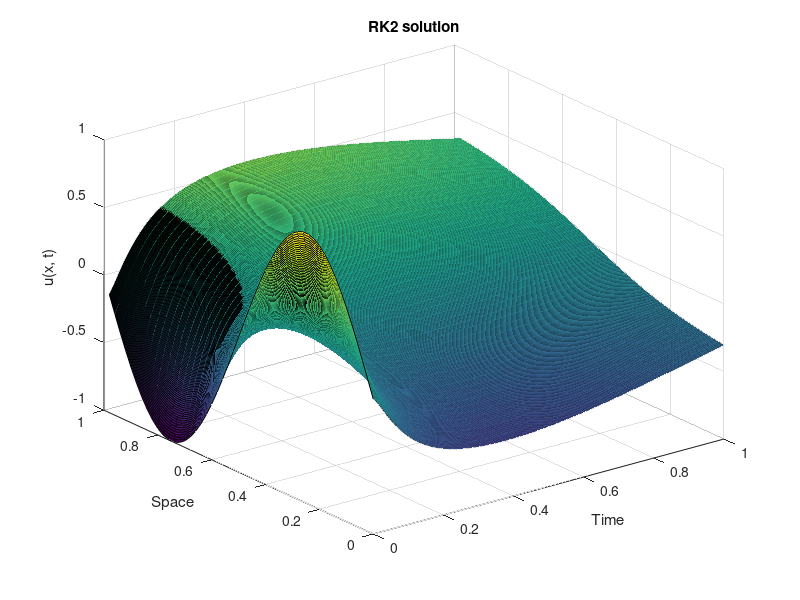

Write the MATLAB code that produced this figure.
% Parameters
L = 1;
T = 1;
N = 50; % spatial discretization
M = 1000; % time discretization
dx = L/N;
dt = T/M;

% Spatial discretization
x = (0:dx:L-dx).';

% Time discretization
t = 0:dt:T;

% Initial condition
u0 = sin(2*pi*x);

% RK2 method
U = zeros(N, M+1);
U(:,1) = u0;

% Define function for the PDE
F = @(u) -sin(2*pi*x).*gradient(u,dx) + 0.5*gradient(gradient(u,dx),dx);

for m = 1:M
    k1 = F(U(:,m));
    k2 = F(U(:,m) + dt*k1);
    U(:,m+1) = U(:,m) + dt/2 * (k1 + k2);
end

% Plot the solution
surf(t, x, real(U));
xlabel('Time');
ylabel('Space');
zlabel('u(x, t)');
title('RK2 solution');